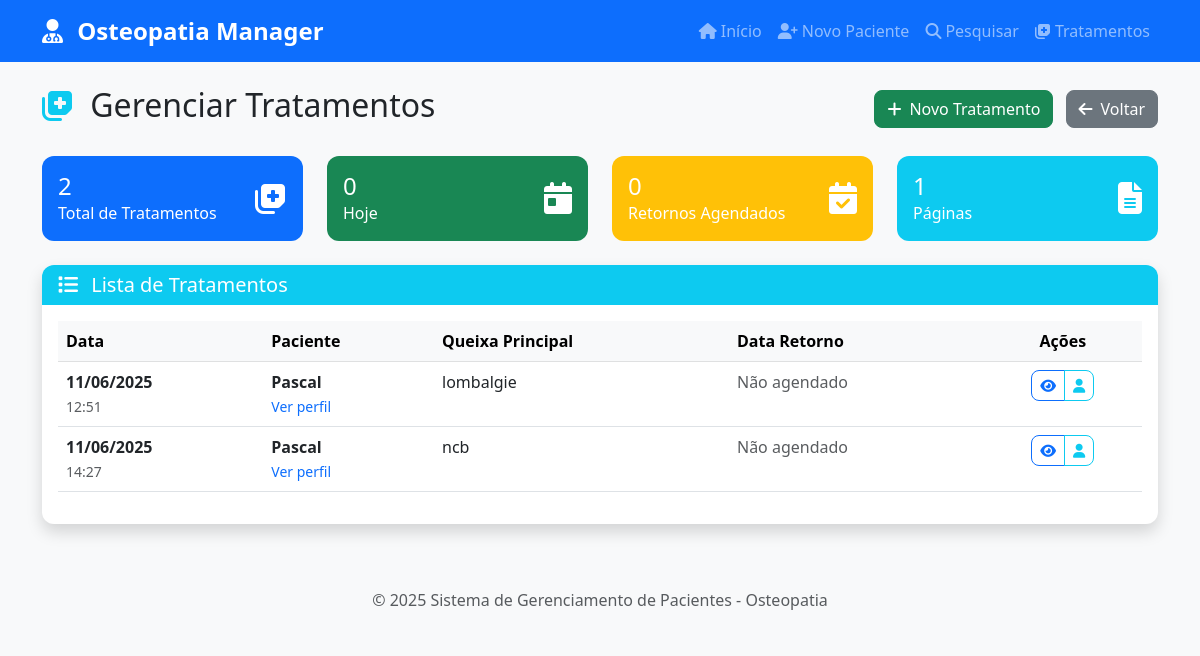
Page /tratamentos on the earlier database version.
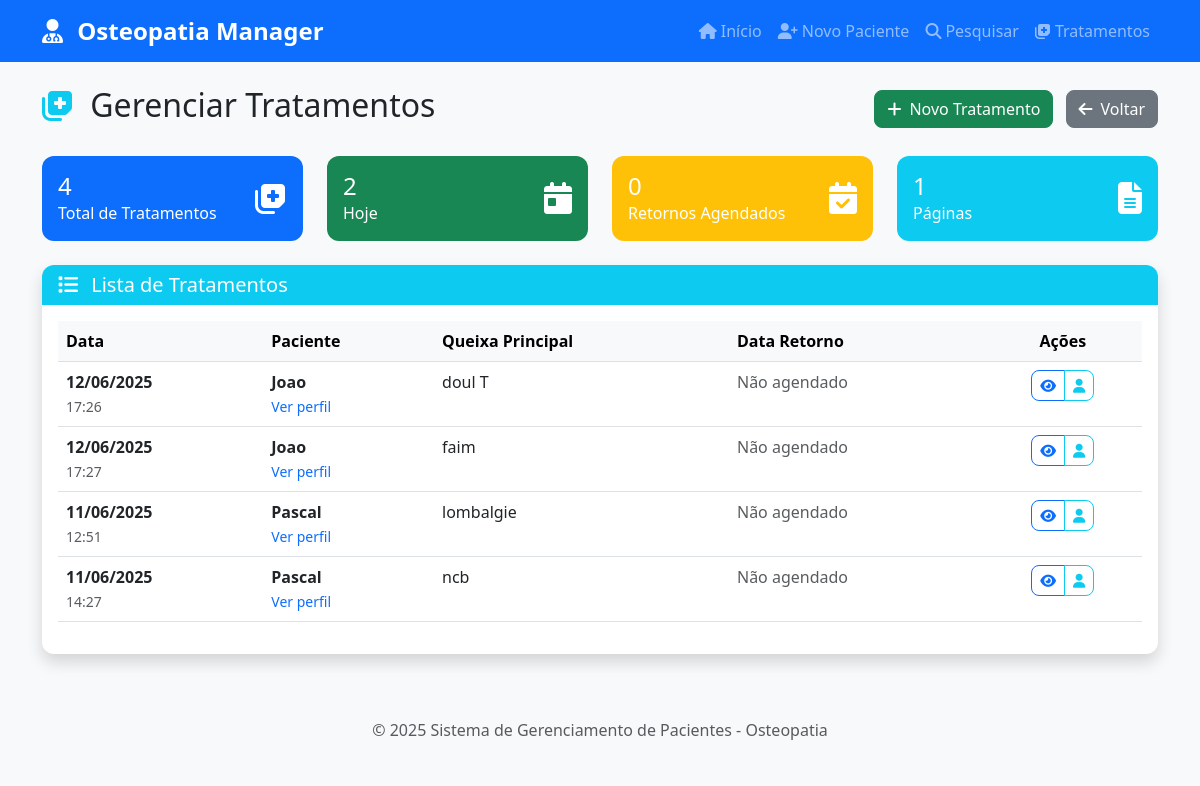
Same page on the later database version.
### database/models.py (models this page shows, shortened)
class Tratamento(db.Model):
    __tablename__ = 'tratamentos'
    id = db.Column(db.Integer, primary_key=True)
    paciente_id = db.Column(db.Integer, db.ForeignKey('pacientes.id'), nullable=False)
    nome_completo = db.Column(db.String(200), nullable=False)
    data_tratamento = db.Column(db.Date, nullable=False, default=datetime.utcnow().date())
    queixa_principal = db.Column(db.Text)
    como = db.Column(db.Text)
    onde = db.Column(db.Text)
    exames_complementares = db.Column(db.Text)
    antecedentes = db.Column(db.Text)
    tratamentos_anteriores = db.Column(db.Text)
    qualidade_sono = db.Column(db.String(100))
    movimentos = db.Column(db.Text)
    irradiacoes = db.Column(db.Text)
    conclusoes_tratamento = db.Column(db.Text)
    data_retorno = db.Column(db.Date)
    retorno = db.Column(db.Text)
    created_at = db.Column(db.DateTime, default=datetime.utcnow)
    updated_at = db.Column(db.DateTime, default=datetime.utcnow, onupdate=datetime.utcnow)

### app.py (the view)
@app.route('/tratamentos')
def tratamentos():
    page = request.args.get('page', 1, type=int)
    per_page = 20
    tratamentos = Tratamento.query.order_by(Tratamento.data_tratamento.desc()).paginate(
        page=page, per_page=per_page, error_out=False
    )
    return render_template('tratamentos.html', tratamentos=tratamentos)

### app.py (called while the page is built)
@app.context_processor
def inject_today():
    return {'today': date.today()}

### templates/tratamentos.html (shortened to what the changed rows need)
{% extends "base.html" %}
{% block content %}
<div class="row">
    <div class="col-12">
        <div class="d-flex justify-content-between align-items-center mb-4">
            <h2>
                <i class="fas fa-notes-medical me-2 text-info"></i>
                Gerenciar Tratamentos
            </h2>
        </div>
    </div>
</div>
<div class="row mb-4">
    <div class="col-md-3">
        <div class="card bg-primary text-white">
            <div class="card-body">
                <div class="d-flex justify-content-between">
                    <div>
                        <h4 class="mb-0">{{ tratamentos.total }}</h4>
                        <p class="mb-0">Total de Tratamentos</p>
                    </div>
                </div>
            </div>
        </div>
    </div>
    <div class="col-md-3">
        <div class="card bg-success text-white">
            <div class="card-body">
                <div class="d-flex justify-content-between">
                    <div>
                        <h4 class="mb-0">{{ tratamentos.items|selectattr('data_tratamento')|selectattr('data_tratamento', 'equalto', today)|list|length }}</h4>
                        <p class="mb-0">Hoje</p>
                    </div>
                </div>
            </div>
        </div>
    </div>
</div>
<div class="row">
    <div class="col-12">
        <div class="card shadow">
            <div class="card-body">
                {% if tratamentos.items %}
                    <div class="table-responsive">
                        <table class="table table-hover">
                            <thead class="table-light">
                                <tr>
                                    <th>Data</th>
                                    <th>Paciente</th>
                                    <th>Queixa Principal</th>
                                    <th>Data Retorno</th>
                                    <th class="text-center">Ações</th>
                                </tr>
                            </thead>
                            <tbody>
                                {% for tratamento in tratamentos.items %}
                                <tr>
                                    <td>
                                        <strong>{{ tratamento.data_tratamento.strftime('%d/%m/%Y') }}</strong>
                                        <br>
                                        <small class="text-muted">
                                            {{ tratamento.created_at.strftime('%H:%M') if tratamento.created_at }}
                                        </small>
                                    </td>
                                    <td>
                                        <strong>{{ tratamento.nome_completo }}</strong>
                                        <br>
                                        <small class="text-muted">
                                            <a href="{{ url_for('perfil_paciente', id=tratamento.paciente_id) }}"
                                               class="text-decoration-none">
                                                Ver perfil
                                            </a>
                                        </small>
                                    </td>
                                    <td>
                                        {% if tratamento.queixa_principal %}
                                            {{ tratamento.queixa_principal[:100] }}
                                        {% else %}
                                            <span class="text-muted">Não informado</span>
                                        {% endif %}
                                    </td>
                                    <td>
                                        {% if tratamento.data_retorno %}
                                            <span class="badge bg-warning text-dark">
                                                {{ tratamento.data_retorno.strftime('%d/%m/%Y') }}
                                            </span>
                                        {% else %}
                                            <span class="text-muted">Não agendado</span>
                                        {% endif %}
                                    </td>
                                    <td class="text-center">
                                        <div class="btn-group" role="group">
                                            <button type="button" class="btn btn-outline-primary btn-sm"
                                                    data-bs-toggle="modal"
                                                    data-bs-target="#treatmentModal{{ tratamento.id }}">
                                                <i class="fas fa-eye"></i>
                                            </button>
                                            <a href="{{ url_for('perfil_paciente', id=tratamento.paciente_id) }}"
                                               class="btn btn-outline-info btn-sm">
                                                <i class="fas fa-user"></i>
                                            </a>
                                        </div>
                                    </td>
                                </tr>
                                {% endfor %}
                            </tbody>
                        </table>
                    </div>
                {% endif %}
            </div>
        </div>
    </div>
</div>
{% endblock %}

Differences in the rows shown:
added Tratamento: data_tratamento "12/06/2025", created_at "17:26", nome_completo "Joao", queixa_principal "doul T", shows "Não agendado"
added Tratamento: data_tratamento "12/06/2025", created_at "17:27", nome_completo "Joao", queixa_principal "faim", shows "Não agendado"
Other differences:
{{ tratamentos.total }}: "2" → "4"
text no longer shown: "0"
text now shown: "2"
